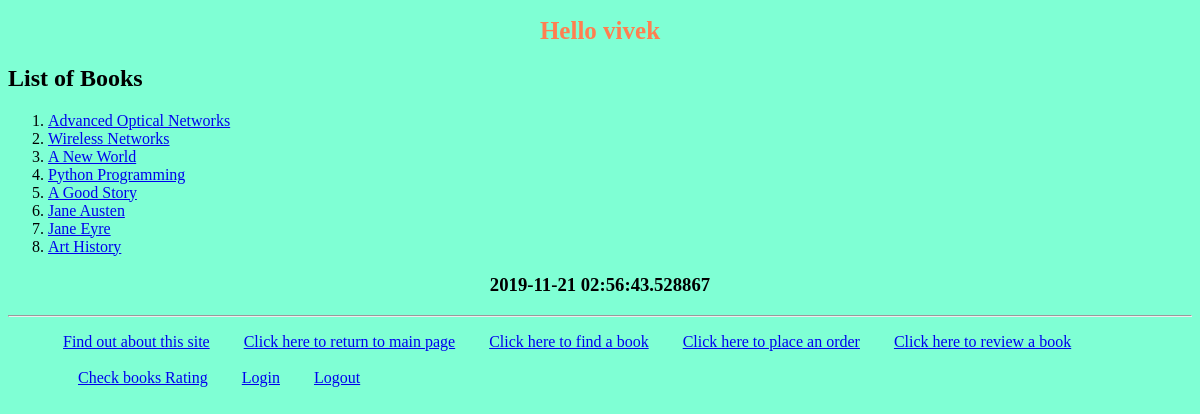
Screenshot of /myapp/ (signed in) with the database file from the repository.
### myapp/models.py (models this page shows, shortened)
class Book(models.Model):
    CATEGORY_CHOICES = [
        ('S', 'Scinece&Tech'),
        ('F', 'Fiction'),
        ('B', 'Biography'),
        ('T', 'Travel'),
        ('O', 'Other')
    ]
    title = models.CharField(max_length=200)
    category = models.CharField(max_length=1, choices=CATEGORY_CHOICES, default='S')
    num_pages = models.PositiveIntegerField(default=100)
    price = models.DecimalField(max_digits=10, decimal_places=2)
    description = models.TextField(blank=True)
    publisher = models.ForeignKey(Publisher, related_name='books', on_delete=models.CASCADE)
    num_reviews = models.PositiveIntegerField(default=0)

### myapp/views.py (the view)
# urls.py: path(r'', views.index, name='index'),
def index(request):
    if 'last_login' in request.session:
        last_login = request.session['last_login']
    else:
        last_login = 'Your last login was more that one hour ago'
    booklist = Book.objects.all().order_by('id')[:10]
    return render(request, 'myapp/index.html', {'booklist': booklist, 'last_login': last_login})

### templates/myapp/index.html
{% extends 'myapp/base.html' %}
{% block body_block %}
    {% if booklist %}
        <h2>List of Books</h2>
        <ol>
            {% for book  in booklist %}
                <li> <a href="{% url 'myapp:book_detail' book.id %}">{{book.title}} </a> </li>
            {% endfor %}
        </ol>
        <h3 align="center">{{ last_login }}</h3>
    {% else %}
        <strong>There are no available books!</strong>
    {% endif %}
{% endblock %}

### myapp/templates/myapp/base.html (shortened to what this page needs)
<!DOCTYPE html>
{% load staticfiles %}
<html>
    <head>
        <link rel="stylesheet" type="text/css" href="{% static 'myapp/style.css' %}" />
    </head>
    <body>
        <div>
            <h1>{% block myhdg %}Hello {{request.user.username}} {% endblock %}</h1>
            {% block body_block %}*** {% endblock %}
        </div>
        <hr />
        <div>
            <ul>
                <li class="hbar1"><a href="{% url 'myapp:about' %}">Find out about this site</a></li>
                <li class="hbar1"><a href = "{% url 'myapp:index' %}">Click here to return to main page</a></li>
                <li class="hbar1"><a href = "{% url 'myapp:findbooks' %}">Click here to find a book</a></li>
                <li class="hbar1"><a href = "{% url 'myapp:place_order' %}">Click here to place an order</a></li>
                <li class="hbar1"><a href = "{% url 'myapp:review' %}">Click here to review a book</a><br><br></li>
                <li class="hbar1"><a href = "{% url 'myapp:chk_reviews_index' %}">Check books Rating</a></li>
                <li class="hbar1"><a href = "{% url 'myapp:login' %}">Login</a></li>
                <li class="hbar1"><a href = "{% url 'myapp:logout' %}">Logout</a></li>
            </ul>
        </div>
    </body>
</html>

### myapp/static/myapp/style.css (style rules this page uses)
h1 { color: coral; font-size: 25px; text-align: center; }
body { background-color: aquamarine; }
.hbar1 { display: inline; margin: 15px; }

### rows the page displays
Book: title "Advanced Optical Networks"
Book: title "Wireless Networks"
Book: title "A New World"
Book: title "Python Programming"
Book: title "A Good Story"
Book: title "Jane Austen"
Book: title "Jane Eyre"
Book: title "Art History"

### other values shown
{{ request.user.username }} "vivek"
{{ last_login }} "2019-11-21 02:56:43.528867"
